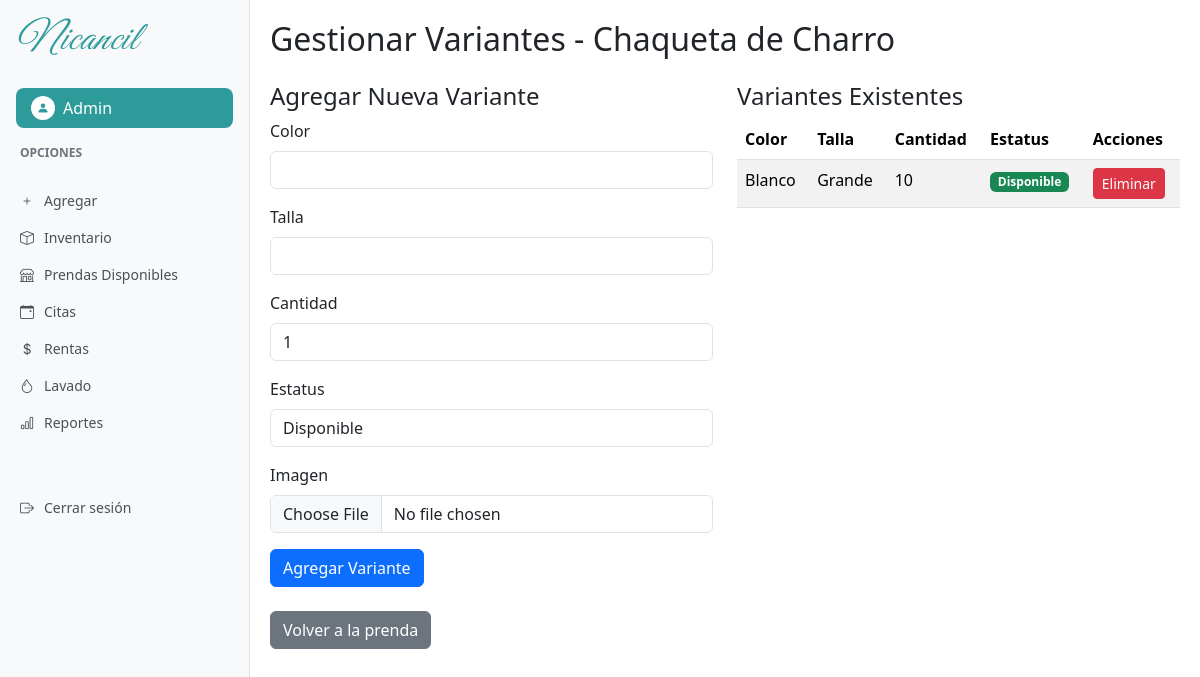
The page /prenda/1/variantes/ (signed in) on the database as committed earlier.
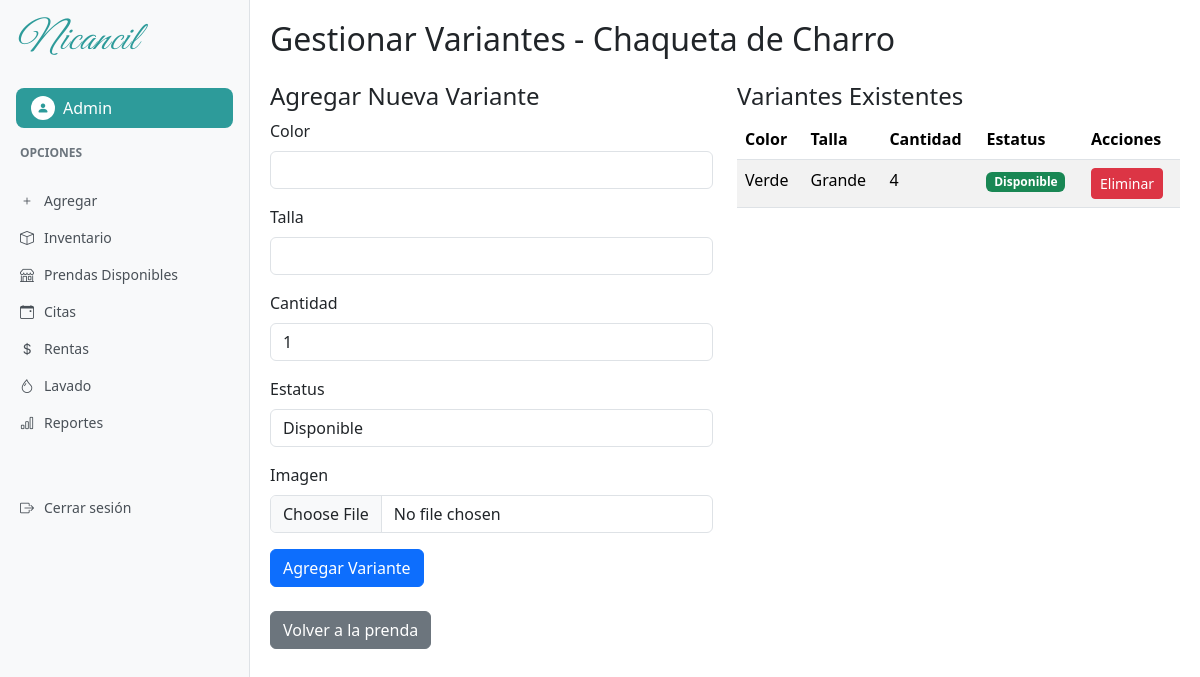
The same page on the database as committed later.
### inventario/models.py (models this page shows, shortened)
class PrendaVariante(models.Model):
    prenda = models.ForeignKey(Prenda, on_delete=models.CASCADE, related_name='variantes')
    color = models.CharField(max_length=50)
    talla = models.CharField(max_length=20)
    cantidad = models.PositiveIntegerField(default=1)
    estatus = models.CharField(max_length=20, choices=Prenda.ESTATUS, default='disponible')
    imagen = models.ImageField(upload_to='variantes/', null=True, blank=True)
    class Meta:
        unique_together = ('prenda', 'color', 'talla')

### inventario/views.py (the view)
# urls.py: path('prenda/<int:pk>/variantes/', views.gestionar_variantes, name='gestionar_variantes'),
@login_required
def gestionar_variantes(request, pk):
    if request.user.rol != 'admin':
        messages.error(request, 'No tienes permiso para gestionar variantes.')
        return redirect('prenda_detalle', pk=pk)
    prenda = get_object_or_404(Prenda, pk=pk)
    if request.method == 'POST':
        form = PrendaVarianteForm(request.POST, request.FILES)
        if form.is_valid():
            try:
                variante = form.save(commit=False)
                variante.prenda = prenda
                variante.save()
                messages.success(request, 'Variante agregada correctamente.')
                return redirect('gestionar_variantes', pk=pk)
            except IntegrityError:
                messages.error(request, 'Ya existe una variante con los mismos detalles.')
    else:
        form = PrendaVarianteForm()
    variantes = prenda.variantes.all()
    return render(request, 'inventario/gestionar_variantes.html', {
        'prenda': prenda,
        'variantes': variantes,
        'form': form
    })

### inventario/forms.py (shortened to what this page needs)
class PrendaVarianteForm(forms.ModelForm):
    class Meta:
        model = PrendaVariante
        fields = ['color', 'talla', 'cantidad', 'estatus', 'imagen']
        widgets = {
            'color': forms.TextInput(attrs={'class': 'form-control'}),
            'talla': forms.TextInput(attrs={'class': 'form-control'}),
            'cantidad': forms.NumberInput(attrs={'class': 'form-control', 'min': '1'}),
            'estatus': forms.Select(attrs={'class': 'form-control'}),
            'imagen': forms.FileInput(attrs={'class': 'form-control'}),
        }
    def __init__(self, *args, **kwargs):
        self.prenda = kwargs.pop("prenda", None)
        super().__init__(*args, **kwargs)

### templates/inventario/gestionar_variantes.html (shortened to what this page needs)
{% extends 'base_dashboard.html' %}
{% block content %}
    <h2 class="mb-4">Gestionar Variantes - {{ prenda.nombre }}</h2>
    <div class="row">
        <div class="col-md-6">
            <h4>Agregar Nueva Variante</h4>
            <form method="post" enctype="multipart/form-data">
                <div class="mb-3">
                    <label for="{{ form.color.id_for_label }}" class="form-label">Color</label>
                    {{ form.color }}
                </div>
                <div class="mb-3">
                    <label for="{{ form.talla.id_for_label }}" class="form-label">Talla</label>
                    {{ form.talla }}
                </div>
                <div class="mb-3">
                    <label for="{{ form.cantidad.id_for_label }}" class="form-label">Cantidad</label>
                    {{ form.cantidad }}
                </div>
                <div class="mb-3">
                    <label for="{{ form.estatus.id_for_label }}" class="form-label">Estatus</label>
                    {{ form.estatus }}
                </div>
                <div class="mb-3">
                    <label for="{{ form.imagen.id_for_label }}" class="form-label">Imagen</label>
                    {{ form.imagen }}
                </div>
                <button type="submit" class="btn btn-primary">Agregar Variante</button>
            </form>
        </div>
        <div class="col-md-6">
            <h4>Variantes Existentes</h4>
            {% if variantes %}
                <div class="table-responsive">
                    <table class="table table-striped">
                        <thead>
                            <tr>
                                <th>Color</th>
                                <th>Talla</th>
                                <th>Cantidad</th>
                                <th>Estatus</th>
                                <th>Acciones</th>
                            </tr>
                        </thead>
                        <tbody>
                            {% for variante in variantes %}
                            <tr>
                                <td>{{ variante.color }}</td>
                                <td>{{ variante.talla }}</td>
                                <td>{{ variante.cantidad }}</td>
                                <td>
                                    <span class="badge {% if variante.estatus == 'disponible' %}bg-success{% elif variante.estatus == 'apartado' %}bg-warning{% else %}bg-danger{% endif %}">
                                        {{ variante.get_estatus_display }}
                                    </span>
                                </td>
                                <td>
                                    <a href="{% url 'eliminar_variante' variante.pk %}" class="btn btn-sm btn-danger">Eliminar</a>
                                </td>
                            </tr>
                            {% endfor %}
                        </tbody>
                    </table>
                </div>
            {% else %}
                <p>No hay variantes para esta prenda.</p>
            {% endif %}
        </div>
    </div>
    <div class="mt-4">
        <a href="{% url 'prenda_detalle' prenda.pk %}" class="btn btn-secondary">Volver a la prenda</a>
    </div>
{% endblock %}

Rows that differ between the two databases and show on the page:
removed PrendaVariante: color "Blanco", talla "Grande", cantidad "10", estatus "Disponible"
added PrendaVariante: color "Verde", talla "Grande", cantidad "4", estatus "Disponible"
